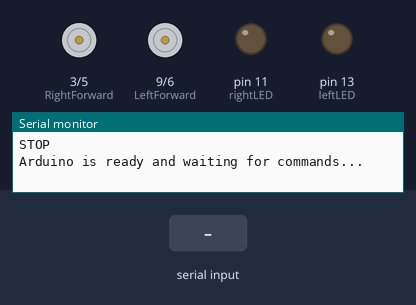
Simulated run of this sketch. Board: Arduino Uno, built with avr-gcc and run on an emulated ATmega328P. Parts: motor-driver pin pairs drawn as motors (green arrow = first pin HIGH = forward, orange = second pin HIGH = backward, longer = more drive), output pins drawn as LEDs (lit = HIGH), the last lines printed to the serial monitor. Inputs (shaded band) come from the test bench.

Above: at 1.2 s.
1.3 s: "L" received over Serial
At 2.5 s:
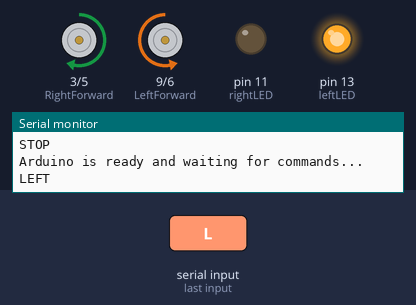
2.8 s: "R" received over Serial
At 3.7 s:
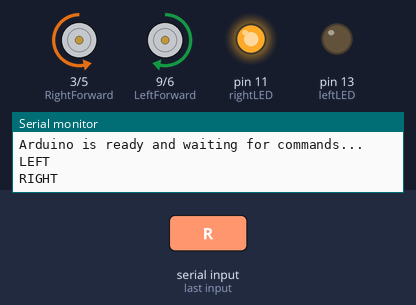
4.3 s: "F" received over Serial
At 4.8 s:
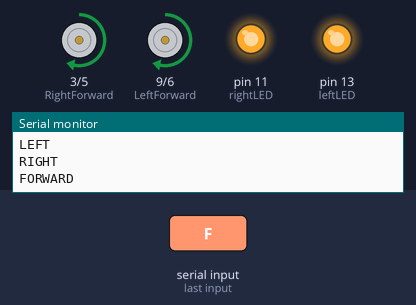
Timing chart, 0 to 7.3 s (numbered marks = the images above; inputs shaded):
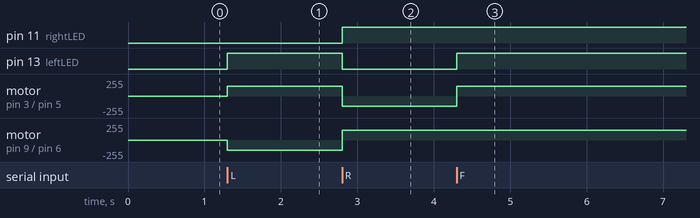

The sketch:

arduino_with_tires.ino
```cpp
/// LED pins
const int leftLED = 13;  // Left LED connected to pin 13
const int rightLED = 11; // Right LED connected to pin 11

// H-bridge motor pins
const int RightForward = 3;
const int RightBack = 5;
const int LeftForward = 9;
const int LeftBack = 6;

// Motor speed variables
const int Rmotor_speed = 150; // Speed for the right motor (0-255)
const int Lmotor_speed = 150; // Speed for the left motor (0-255)

void setup() {
  // Initialize serial communication
  Serial.begin(9600);

  // Set LED pins as outputs
  pinMode(leftLED, OUTPUT);
  pinMode(rightLED, OUTPUT);

  // Set motor pins as outputs
  pinMode(RightForward, OUTPUT);
  pinMode(RightBack, OUTPUT);
  pinMode(LeftForward, OUTPUT);
  pinMode(LeftBack, OUTPUT);

  // Ensure all outputs are off initially
  Stop();
  digitalWrite(leftLED, LOW);
  digitalWrite(rightLED, LOW);

  // Debugging message
  Serial.println("Arduino is ready and waiting for commands...");
}

void loop() {
  // Check if data is available from Serial
  if (Serial.available() > 0) {
    // Read the command sent via serial
    char command = Serial.read();

    // Process the command
    if (command == 'L') {
      // Turn Left
      Left();
      digitalWrite(leftLED, HIGH);  // Turn on left LED
      digitalWrite(rightLED, LOW); // Turn off right LED
    } else if (command == 'R') {
      // Turn Right
      Right();
      digitalWrite(leftLED, LOW);  // Turn off left LED
      digitalWrite(rightLED, HIGH); // Turn on right LED
    } else if (command == 'F') {
      // Move Forward
      Forward();
      digitalWrite(leftLED, HIGH);  // Turn on both LEDs for forward
      digitalWrite(rightLED, HIGH);
    } else if (command == 'S') {
      // Stop
      Stop();
      digitalWrite(leftLED, LOW);   // Turn off both LEDs for stop
      digitalWrite(rightLED, LOW);
    } else {
      // Handle unknown commands
      Serial.println("Unknown command received.");
    }
  }
}

// Movement Functions
void Left() {
  Serial.println("LEFT");  // Debugging message
  analogWrite(RightForward, Rmotor_speed);
  digitalWrite(RightBack, LOW);
  digitalWrite(LeftForward, LOW);
  analogWrite(LeftBack, Lmotor_speed);
}

void Right() {
  Serial.println("RIGHT");  // Debugging message
  digitalWrite(RightForward, LOW);
  analogWrite(RightBack, Rmotor_speed);
  analogWrite(LeftForward, Lmotor_speed);
  digitalWrite(LeftBack, LOW);
}

void Forward() {
  Serial.println("FORWARD");  // Debugging message
  analogWrite(RightForward, Rmotor_speed);
  digitalWrite(RightBack, LOW);
  analogWrite(LeftForward, Lmotor_speed);
  digitalWrite(LeftBack, LOW);
}

void Stop() {
  Serial.println("STOP");  // Debugging message
  digitalWrite(RightForward, LOW);
  digitalWrite(RightBack, LOW);
  digitalWrite(LeftForward, LOW);
  digitalWrite(LeftBack, LOW);
}
```

Measured:
- after the input at 1.3 s, pin 13 (leftLED): LOW → HIGH at once; motor on pin 3 (RightForward) / pin 5 (RightBack): stopped → forward 150/255 at once; motor on pin 9 (LeftForward) / pin 6 (LeftBack): stopped → backward 150/255 at once
- after the input at 2.8 s, pin 11 (rightLED): LOW → HIGH at once; pin 13 (leftLED): HIGH → LOW at once; motor on pin 3 (RightForward) / pin 5 (RightBack): forward 150/255 → backward 150/255 at once; motor on pin 9 (LeftForward) / pin 6 (LeftBack): backward 150/255 → forward 150/255 at once
- after the input at 4.3 s, pin 13 (leftLED): LOW → HIGH at once; motor on pin 3 (RightForward) / pin 5 (RightBack): backward 150/255 → forward 150/255 at once
